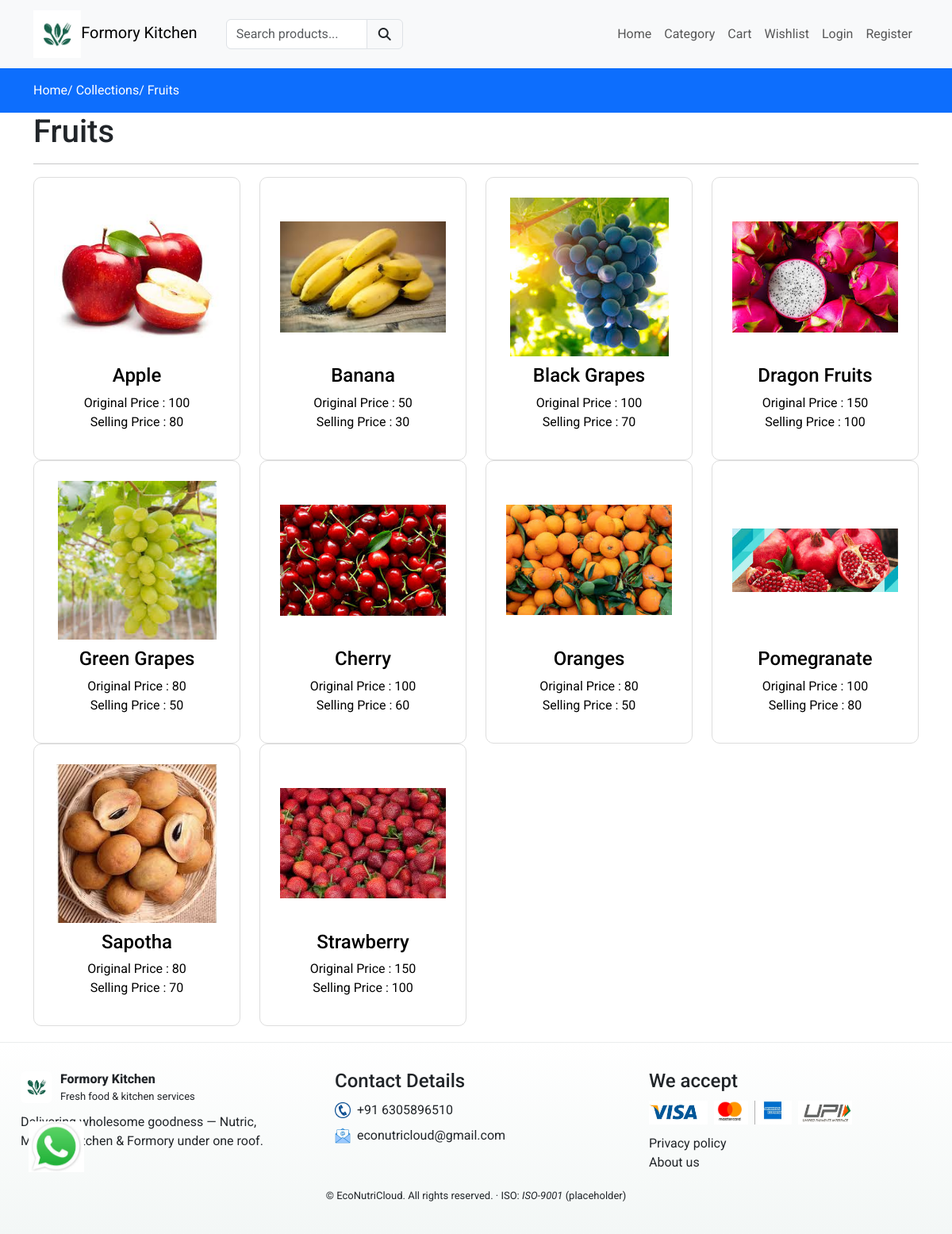
Screenshot of /category/fruits with the database file from the repository.
### formoryapp/models.py (models this page shows, shortened)
class Category(models.Model):
    slug = models.CharField(max_length=150,null=False,blank=False)
    name = models.CharField(max_length=150,null=False,blank=False)
    image = models.ImageField(upload_to=get_file_path,null=True,blank=True)
    description = models.TextField(max_length=500,null=False,blank=False)
    status = models.BooleanField(default=False,help_text="0=default,1=Hidden")
    trending = models.BooleanField(default=False,help_text="0=default,1=Trending")
    meta_title = models.CharField(max_length=150,null=False,blank=True)
    meta_keywords = models.CharField(max_length=150,null=False,blank=True)
    meta_description = models.TextField(max_length=500,null=False,blank=True)
    created_at = models.DateTimeField(auto_now_add=True)

class Product(models.Model):
    category = models.ForeignKey(Category, on_delete=models.CASCADE)
    slug = models.CharField(max_length=150, null=False, blank=False)
    name = models.CharField(max_length=150, null=False, blank=False)
    product_image = models.ImageField(upload_to=get_file_path, null=True, blank=True)
    small_description = models.CharField(max_length=250, null=False, blank=False)
    quantity = models.DecimalField(max_digits=10, decimal_places=2, null=False, blank=False)
    description = models.TextField(max_length=500, null=False, blank=True)
    original_price = models.FloatField(null=False, blank=False)
    selling_price = models.FloatField(null=False, blank=False)
    status = models.BooleanField(default=False, help_text="0=default,1=Hidden")
    trending = models.BooleanField(default=False, help_text="0=default,1=Trending")
    tag = models.CharField(max_length=150, null=False, blank=True)
    meta_title = models.CharField(max_length=150, null=False, blank=True)
    meta_keywords = models.CharField(max_length=150, null=False, blank=True)
    meta_description = models.TextField(max_length=500, null=False, blank=True)
    created_at = models.DateTimeField(auto_now_add=True)

### formoryapp/views.py (the view)
# urls.py: path('category/<str:slug>',views.categoryview,name="categoryview"),
def categoryview(request, slug):
    if Category.objects.filter(slug=slug, status=True):
        products = Product.objects.filter(category__slug=slug)
        category = Category.objects.filter(slug=slug).first()
        for product in products:
            avg = product.reviews.aggregate(Avg('rating'))['rating__avg']
            product.avg_rating = round(avg, 1) if avg else 0
        context = {'products': products, 'category': category}
        return render(request, "productsindex.html", context)
    else:
        messages.warning(request, 'No such category found')
        return redirect('category')

### formoryapp/templates/productsindex.html
{% extends "main.html" %}
{% load static %}
{% block content %}
<link rel="stylesheet" href="{% static 'css/style.css' %}">
<div class="py-3 bg-primary">
    <div class="container">
        <a class="text-white" href="{% url 'formoryhome' %}">Home/</a>
        <a class="text-white" href="{% url 'category' %}">Collections/</a>
        <a class="text-white" href="{% url 'categoryview' category.slug %}">{{ category.name }}</a>
    </div>
</div>
<div class="container">
   <div class="row">
      <div class="col-md-12">
          <h1>{{ category.name }}</h1>
          <hr>
          <div class="row">
            {% for item in products %}
               <div class="col-md-3">
                   <div class="card">
                     <a href="{% url "productview" item.category.slug item.slug %}">
                       <div class="card-body">
                           <div class="category-image">
                               <img src="{{ item.product_image.url }}" alt="Product image" class="w-100" />
                           </div>
                           <h4 class="text-center"> {{ item.name }} </h4>
                           <span class="float-start">Original Price : {{ item.original_price | stringformat:'d'}}</span>
                           <span class="float-end">Selling Price : {{ item.selling_price | stringformat:'d'}}</span>
                       </div>
                     </a>
                   </div>
               </div>
             {% endfor %}
          </div>
      </div>
   </div>
</div>
{% endblock content %}

### formoryapp/static/css/style.css (style rules this page uses)
.card { height: 100%; display: flex; flex-direction: column; margin-bottom: 20px; border: 1px solid #ddd; border-radius: 10px; overflow: hidden; transition: transform 0.3s ease, box-shadow 0.3s ease; background: #fff; }
.category-image { height: 220px; display: flex; align-items: center; justify-content: center; background: #fff; padding: 10px; }
.category-image img { max-height: 100%; max-width: 100%; object-fit: contain; transition: transform 0.3s ease; }
.card-body { text-align: center; padding: 15px; display: flex; flex-direction: column; justify-content: space-between; flex-grow: 1; }

### formoryapp/templates/main.html (style rules this page uses)
* { font-family:'Roboto',sans-serif; }
a { text-decoration:none; color:#000; }

### rows the page displays
Category: name "Fruits"
Product: product_image (picture), name "Apple", original_price "100", selling_price "80"
Product: product_image (picture), name "Banana", original_price "50", selling_price "30"
Product: product_image (picture), name "Black Grapes", original_price "100", selling_price "70"
Product: product_image (picture), name "Dragon Fruits", original_price "150", selling_price "100"
Product: product_image (picture), name "Green Grapes", original_price "80", selling_price "50"
Product: product_image (picture), name "Cherry", original_price "100", selling_price "60"
Product: product_image (picture), name "Oranges", original_price "80", selling_price "50"
Product: product_image (picture), name "Pomegranate", original_price "100", selling_price "80"
Product: product_image (picture), name "Sapotha", original_price "80", selling_price "70"
Product: product_image (picture), name "Strawberry", original_price "150", selling_price "100"
